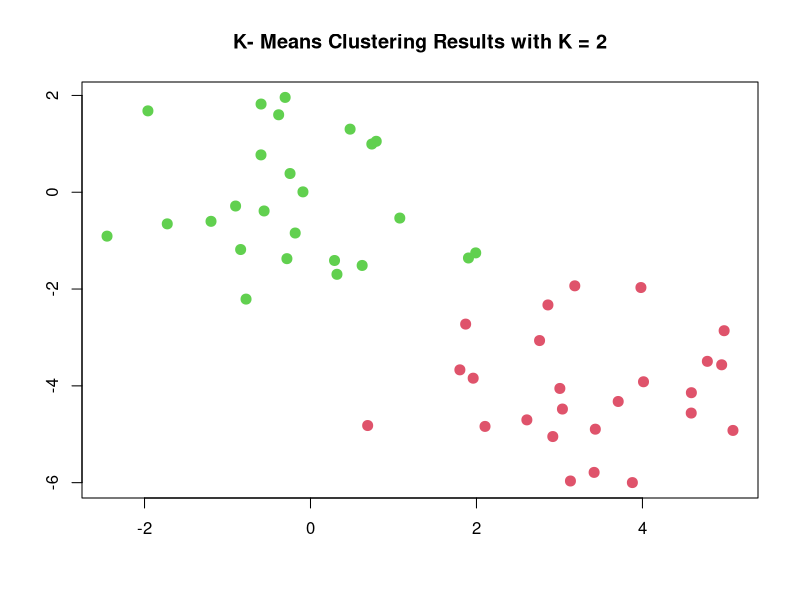
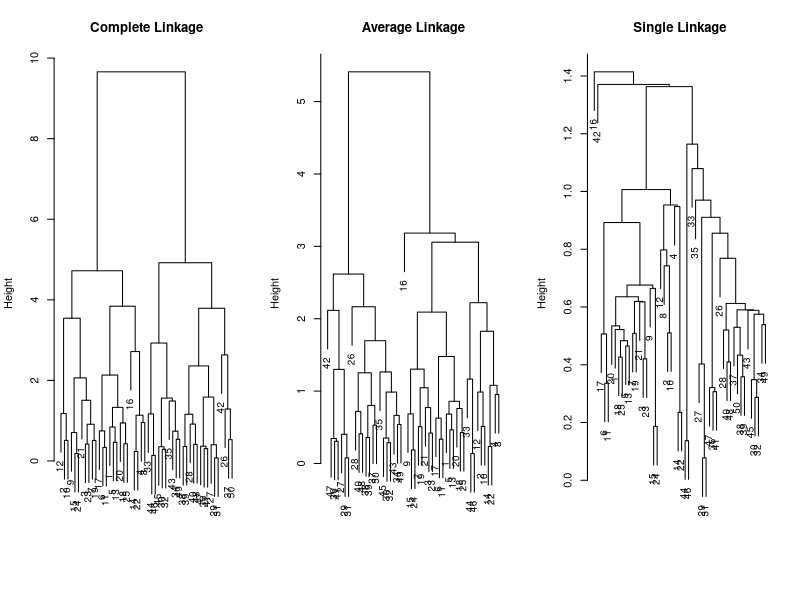
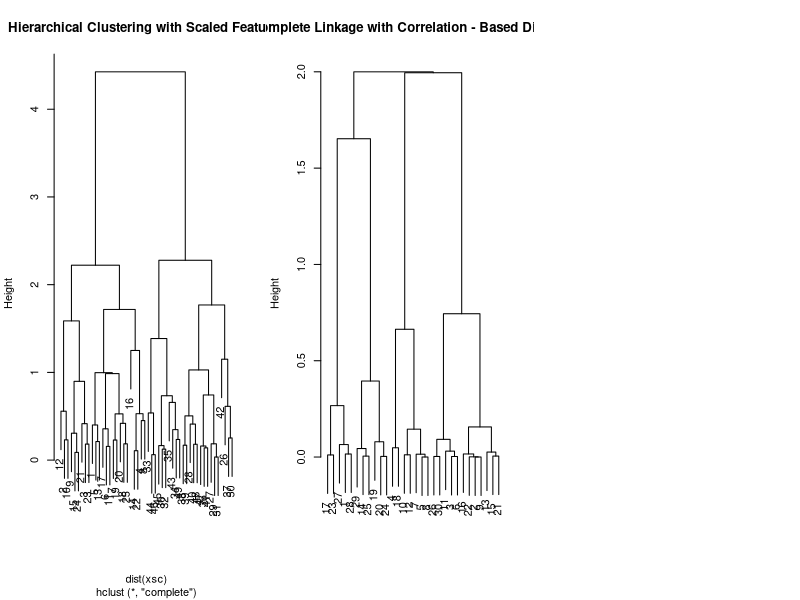

These charts were generated, in order, by the following R code:
## ---- chunk 1
 set.seed (2)
 x <- matrix ( rnorm (50 * 2), ncol = 2)
 x[1:25, 1] <- x[1:25, 1] + 3
 x[1:25, 2] <- x[1:25, 2] - 4
## ---- chunk 2
 km.out <- kmeans (x, 2, nstart = 20)
  km.out$cluster
## ---- chunk 3
plot (x, col = (km.out$cluster + 1),
main = "K- Means Clustering Results with K = 2",
xlab = "", ylab = "", pch = 20, cex = 2)
## ---- chunk 4
set.seed (4)
km.out <- kmeans (x, 3, nstart = 20)
km.out
## ---- chunk 5
set.seed (4)
km.out <- kmeans (x, 3, nstart = 1)
km.out$tot.withinss
km.out <- kmeans (x, 3, nstart = 20)
km.out$tot.withinss
## ---- chunk 6
 hc.complete <- hclust( dist(x), method = "complete")
## ---- chunk 7
hc.average <- hclust( dist(x), method = "average")
hc.single <- hclust( dist(x), method = "single")
## ---- chunk 8
par (mfrow = c(1,3))
 plot (hc.complete, main = " Complete Linkage ",
xlab = "", sub = "", cex = .9)
 plot (hc.average , main = " Average Linkage ",
xlab = "", sub = "", cex = .9)
 plot (hc.single, main = " Single Linkage ",
xlab = "", sub = "", cex = .9)
## ---- chunk 9
cutree (hc.complete, 2)
cutree (hc.average, 2)
cutree (hc.single, 2)
## ---- chunk 10
cutree (hc.single, 4)
## ---- chunk 11
xsc <- scale (x)
plot ( hclust ( dist (xsc), method = "complete") ,
main = " Hierarchical Clustering with Scaled Features ")
## ---- chunk 12
x <- matrix ( rnorm (30 * 3), ncol = 3)
dd <- as.dist(1 - cor (t(x)))
plot(hclust (dd, method = "complete") ,
main = " Complete Linkage with Correlation - Based Distance ",
xlab = "", sub = "")
